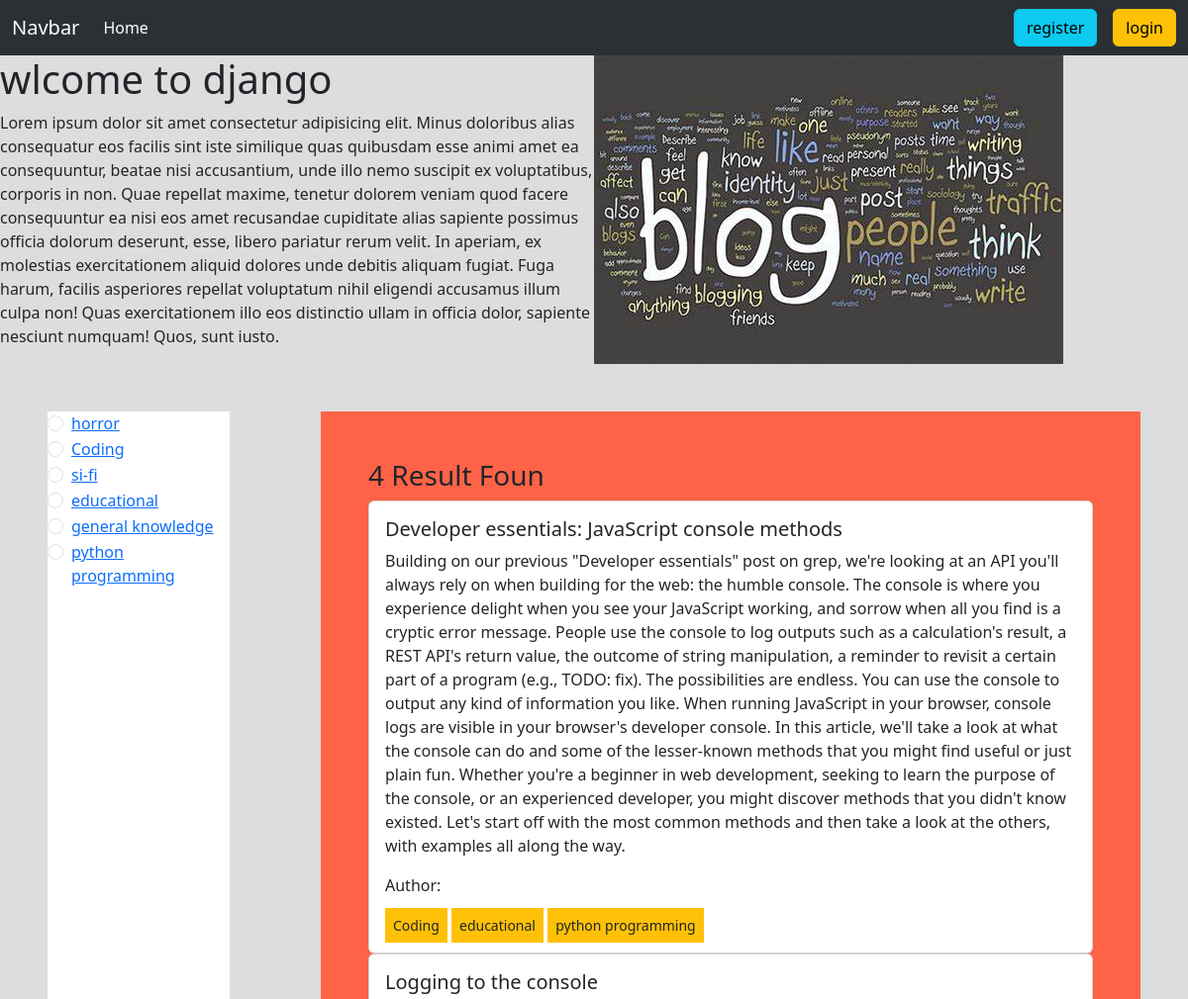
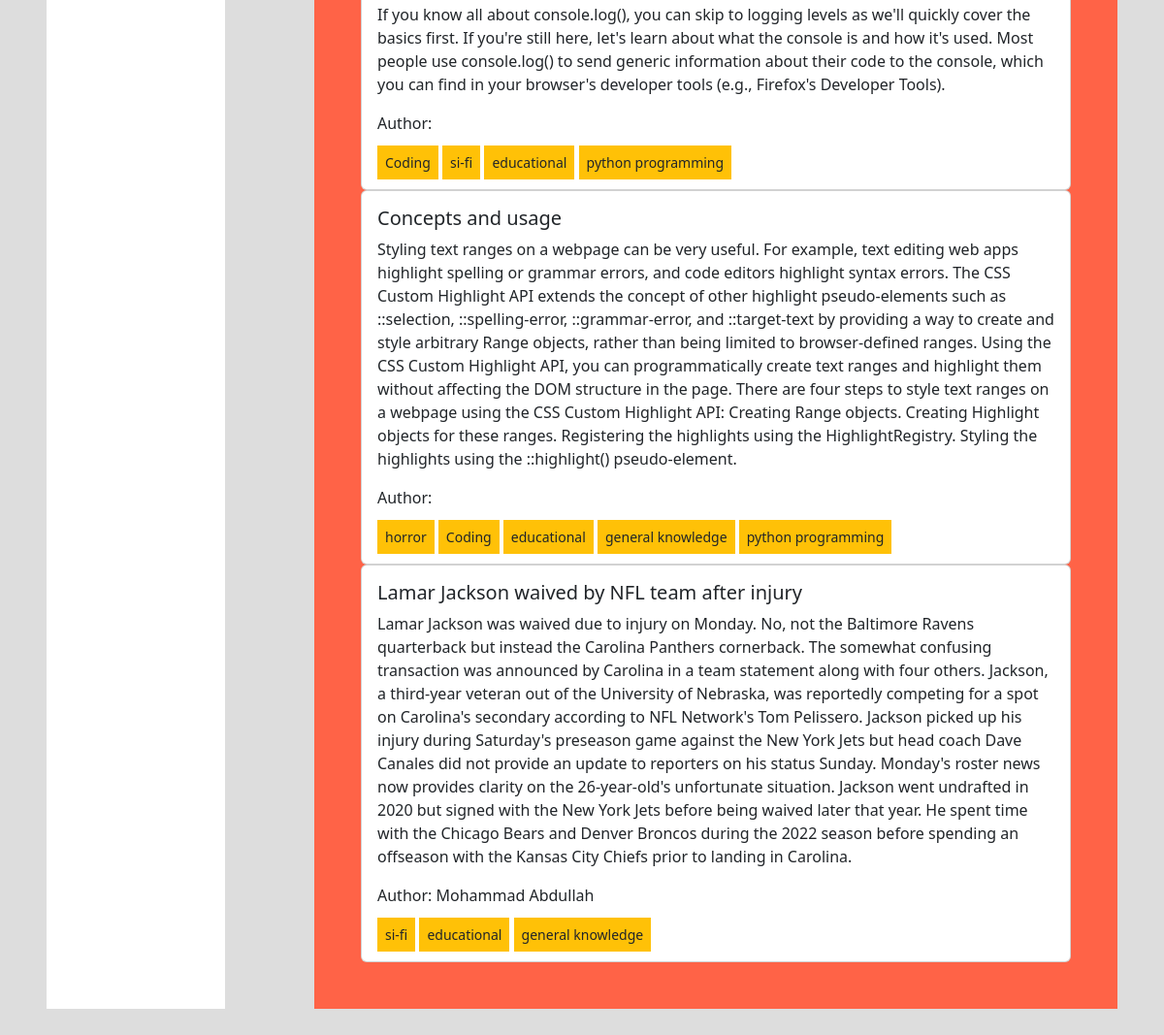
Before: / with the older database file (2 pictures, top to bottom).
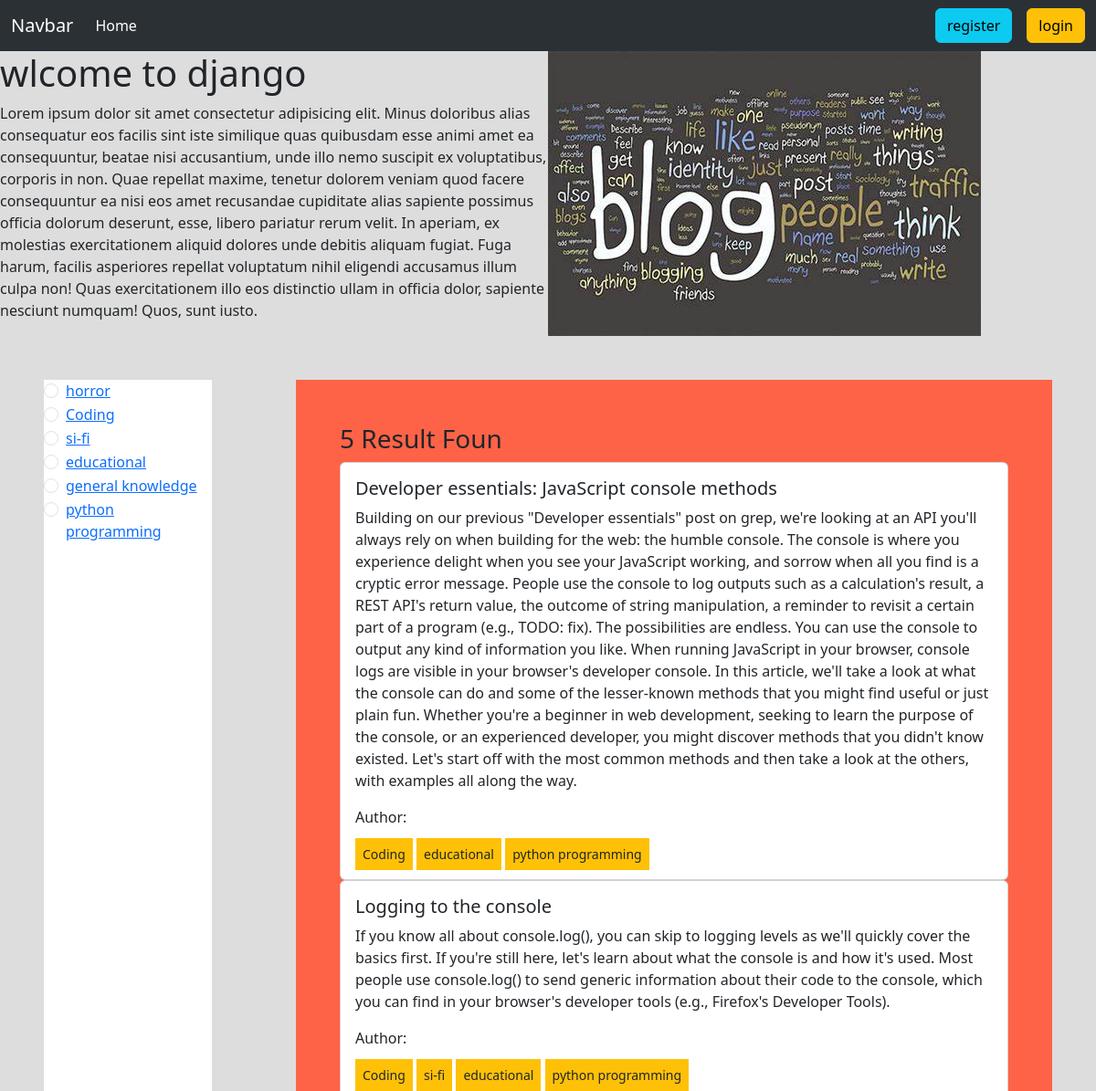
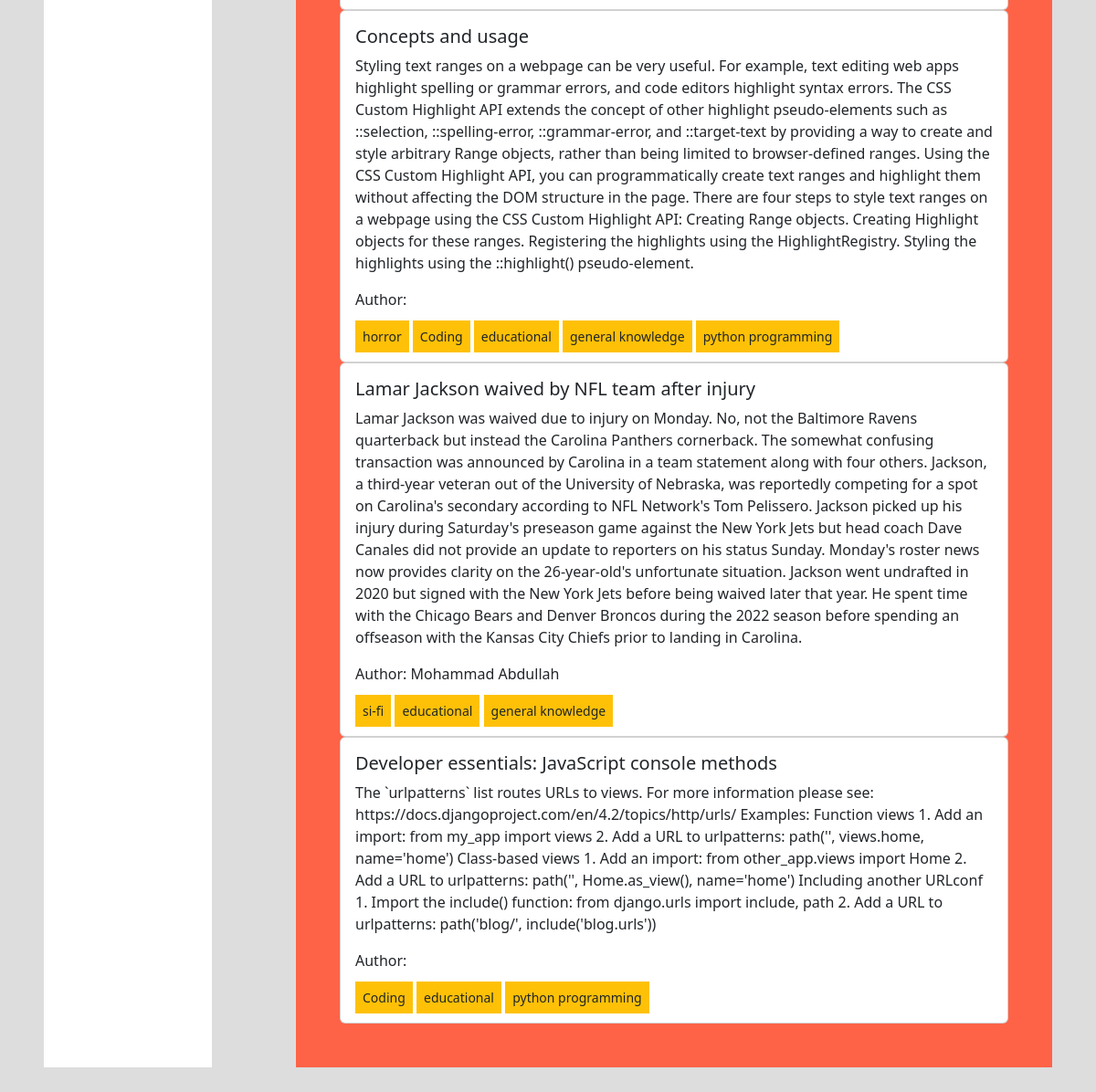
After: the same page with the newer database file (2 pictures, top to bottom).
### categories/models.py (models this page shows, shortened)
class Category(models.Model):
    name = models.CharField(max_length=100)
    slug = models.SlugField(max_length=100,unique=True, null=True, blank=True)

### posts/models.py (models this page shows, shortened)
class Post(models.Model):
    title = models.CharField(max_length=100)
    content = models.TextField()
    category = models.ManyToManyField(Category)
    author = models.ForeignKey(User, on_delete=models.CASCADE)

### blog_project/views.py (the view)
# urls.py: 2. Add a URL to urlpatterns:  path('', views.home, name='home')
def home(request, category_slug = None):
    data = Post.objects.all()
    if category_slug is not None:
        category = Category.objects.get(slug = category_slug)
        data = Post.objects.filter(category=category)
    categories = Category.objects.all()
    return render(request, 'home.html', {'data': data, 'category': categories})

### templates/home.html
{% extends 'base.html' %} {% load static %} {% block content %}
<div class="d-flex flex-wrap">
  <div class="col-6">
    <h1>wlcome to django</h1>
    <p>Lorem ipsum dolor sit amet consectetur adipisicing elit. Minus doloribus alias consequatur eos facilis sint iste similique quas quibusdam esse animi amet ea consequuntur, beatae nisi accusantium, unde illo nemo suscipit ex voluptatibus, corporis in non. Quae repellat maxime, tenetur dolorem veniam quod facere consequuntur ea nisi eos amet recusandae cupiditate alias sapiente possimus officia dolorum deserunt, esse, libero pariatur rerum velit. In aperiam, ex molestias exercitationem aliquid dolores unde debitis aliquam fugiat. Fuga harum, facilis asperiores repellat voluptatum nihil eligendi accusamus illum culpa non! Quas exercitationem illo eos distinctio ullam in officia dolor, sapiente nesciunt numquam! Quos, sunt iusto.</p>
  </div>
  <div class="col-6">
    <img src="{% static 'OIP.jpeg' %}" alt="">
  </div>
</div>
<div style="" class="mt-5">
  <div class="d-flex flex-wrap m-5">
    <div class="col-2" style="background-color: #ffff;">
      {% for cat in category %}
      <div class="form-check">
        <input
          class="form-check-input"
          type="radio"
          name="category"
          id="{{cat.id}}"
        />
        <label class="form-check-label" for="{{cat.id}}">
          <a href="{% url 'category_post' cat.slug %}">{{cat.name}}</a>
        </label>
      </div>
      {% endfor %}
    </div>
    <div class="col-1"></div>
    <div class="col-9 p-5" style="background-color: tomato;">
      <h3>{{ data | length }} Result Foun</h3>
      <div class="row">
        <div class=" mb-3 mb-sm-0">
          {% for post in data %}
          <div class="card">
            <div class="card-body">
              <h5 class="card-title">{{post.title}}</h5>
              <p class="card-text">{{post.content}}</p>
              <p>
                Author: {{post.author.first_name}} {{post.author.last_name}}
              </p>
              {% for item in post.category.all %}
              <small class="bg-warning p-2">{{item.name}}</small>
              {% endfor %}
            </div>
          </div>
          {% endfor %}
        </div>
      </div>
    </div>
  </div>
</div>
{% endblock %}

### templates/base.html (shortened to what this page needs)
<!DOCTYPE html>
<html lang="en">
  <head>
    <link
      href="https://cdn.jsdelivr.net/npm/bootstrap@5.3.3/dist/css/bootstrap.min.css"
      rel="stylesheet"
    />
  </head>
  <body style="background-color: #ddd;">
    <nav
      class="navbar navbar-expand-lg bg-dark bg-body-tertiary"
      data-bs-theme="dark"
    >
      <div class="container-fluid">
        <a class="navbar-brand" href="#">Navbar</a>
        <div class="collapse navbar-collapse" id="navbarSupportedContent">
          <ul class="navbar-nav me-auto mb-2 mb-lg-0">
            <li class="nav-item">
              <a
                class="nav-link active"
                aria-current="page"
                href="{% url 'home' %}"
                >Home</a
              >
            </li>
          </ul>
          <form class="d-flex" role="search">
            <ul class="navbar-nav me-auto mb-2 mb-lg-0">
              {% if request.user.is_authenticated %}
              <li class="nav-item">
                <a class="btn btn-info mx-3" href="{% url 'profile' %}"
                  >profile</a
                >
              </li>
              <li class="nav-item">
                <a class="btn btn-warning mx-3" href="{% url 'user_logout' %}"
                  >logout</a
                >
              </li>
              {% else %}
              <li class="nav-item">
                <a class="btn btn-info mx-3" href="{% url 'register' %}"
                  >register</a
                >
              </li>
              <li class="nav-item">
                <a class="btn btn-warning" href="{% url 'user_login' %}"
                  >login</a
                >
              </li>
              {% endif %}
            </ul>
          </form>
        </div>
      </div>
    </nav>
    {% block content %} {% endblock %}
  </body>
</html>

Changed rows visible on the page:
added Post: title "Developer essentials: JavaScript console methods", content "The `urlpatterns` list routes URLs to views. For more information please see: https://docs.djangoproject.com/en/4.2/topics/http/urls/ Examples: Function views 1. Add an import: from my_app import views 2. Add a URL to urlpatterns: path('', views.home, name='home') Class-based views 1. Add an import: from other_app.views import Home 2. Add a URL to urlpatterns: path('', Home.as_view(), name='home') Including another URLconf 1. Import the include() function: from django.urls import include, path 2. Add a URL to urlpatterns: path('blog/', include('blog.urls'))", Category (name "Coding"), Category (name "educational"), Category (name "python programming")
Other visible differences:
{{ data | length }}: "4" → "5"
